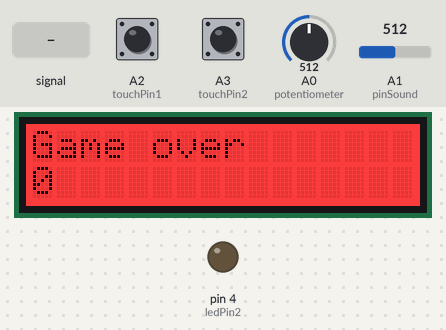
The sketch below on a simulated Arduino Uno, built with avr-gcc and run on an emulated ATmega328P. On the bench: 16×2 character LCD, output pins drawn as LEDs (lit = HIGH). The inputs (shaded band) are chosen by the test bench; at power-on: A2 (touchPin1) LOW, A0 (potentiometer) = 512, A1 (pinSound) = 512, A3 (touchPin2) LOW. Random numbers use the default seed unless the sketch sets one.

Above: at 1.2 s.
1.3 s: A2 (touchPin1) pulled HIGH for 0.15 s
At 2.1 s:
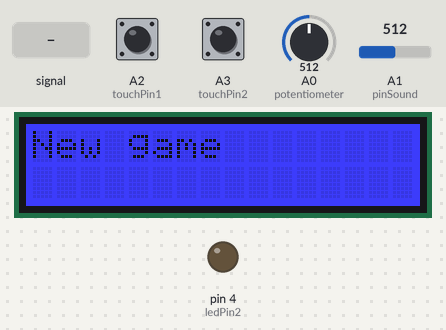
4.4 s: A0 (potentiometer) set to 540
At 5.3 s:
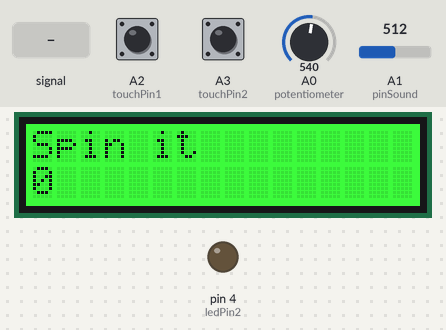
7.4 s: A1 (pinSound) fed a 200 Hz sine of ±255 counts around its level
At 8.8 s:
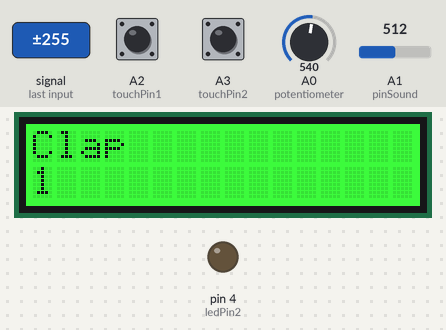
10.4 s: A1 (pinSound) set to 306
At 12.3 s:
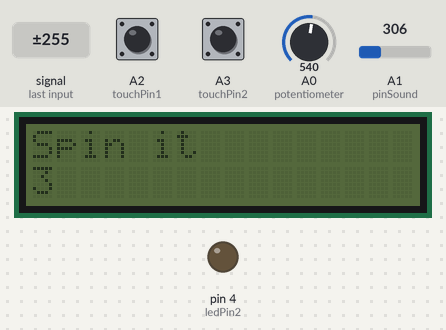
13.4 s: A2 (touchPin1) pulled HIGH for 1 s
At 17.2 s:
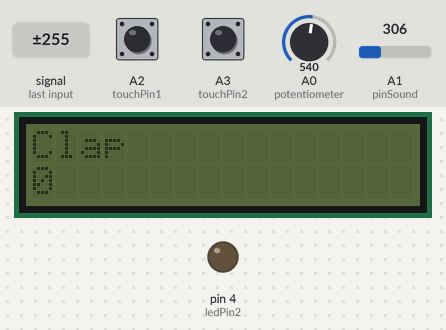
17.4 s: A2 (touchPin1) pulled HIGH for 0.15 s
At 21.4 s:
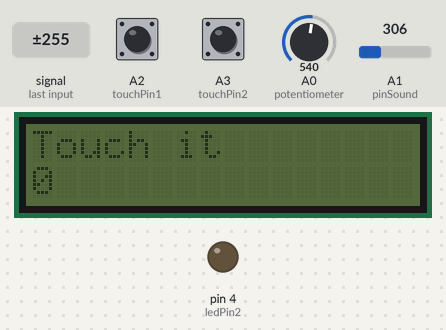
Timing chart, 0 to 22.9 s (numbered marks = the images above; inputs shaded):
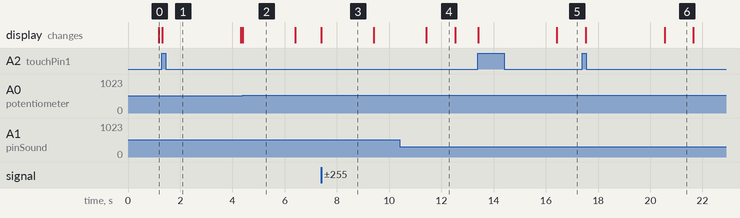

Measured:
- the behaviour switches between 532 and 533 on A0 (potentiometer) (found by bisection; images 1 and 2)
- after the input at 1.3 s, the display: changes at once (image 1)
- after the input at 13.4 s, the display: first changes at once (image 5 shows a later state)
- what the display in image 2 shows lasts 2.0 s, from 4.4 s to 6.4 s
- what the display in image 4 shows lasts 1.1 s, from 11.4 s to 12.5 s

The sketch:

IESC_bopit.ino
```cpp
// LCD RGB Backlight - into I2C below D7
// Rotary Angle Sensor(potentimeter) - into A0; used for "Spin it"
// Sound Sensor - into A1; used for "Clap", adjust variable threashold value for noisy rooms
// Touch Sensor - into A2; used for new game
// Button Sensor - inot A3; used for touch it
//
// Keep doing the action for Touch, Spin or Clap as the game may randomly choose the same action more than once

#include <Wire.h>   //does I2C
#include "rgb_lcd.h" //plug lcd into I2C below D7

//Servo groveServo; //create a object
rgb_lcd lcd;
// set background color of lcd any integer 0-255
int red= 255;
int green= 255;
int blue= 255;

int count;

int random_num;

String commands [3] = {"Touch it", "Spin it", "Clap"};

 // digital input
  const int touchPin1=A2;
  const int touchPin2=A3;
  const int pinSound = A1;               // pin of Sound Sensor

  int thresholdValue = 700;                 // the threshold to turn on or off the LED

  //digital output
  const int ledPin1=3;
  const int ledPin2=4;

  int touchState1,touchState2;
  int touchState_1_old, touchState_2_old;

  const int potentiometer = A0;                    // rotary angle sensor connect to A0


void setup() {
    // put your setup code here, to run once:
    lcd.begin(16, 2);

    // input pins - digital read
    //pinMode(touchPin1,INPUT);
    pinMode(touchPin2,INPUT);


    //output pins - digital write, pwm
    //pinMode(ledPin1,OUTPUT);
    pinMode(ledPin2,OUTPUT);
    pinMode(potentiometer, INPUT);

    Serial.begin(115200);

    count = 0;
}

int poll (int seconds){
  int timer = 0;
  int oldValue = analogRead(potentiometer);;
    while (timer < seconds * 1000){
      timer++;

      touchState2=digitalRead(touchPin2); // read input from touch sensor 2
      int value = analogRead(potentiometer);
      int sensorValue = analogRead(pinSound);   //read the sensorValue on Analog 0

      if (touchState2 == 1){
        if (random_num == 0){
          return 1;
        }
        else{
         return 0;
        }
      }
      else if (abs(value - oldValue) > 20){
        if (random_num == 1){
          return 1;
        }
        else{
          return 0;
        }
      }
      else if(sensorValue>thresholdValue){
        if (random_num == 2){
          return 1;
        }
        else{
          return 0;
        }
      }
    }
    return 0;
}

void loop() {
   lcd.setRGB(0,0,0);
   lcd.clear();
   random_num = random(0,3);
   //lcd.setCursor(0,1);
   lcd.print(commands[random_num]);
   lcd.setCursor(0,2);
   lcd.print(count);

   int success = poll(5);

   if (success){
     lcd.setRGB(0, 255, 0); //green
     count++;
   }
   else if (!success){
     lcd.setRGB(255, 0, 0); //red
     lcd.clear();
     lcd.print("Game over");
     lcd.setCursor(0,2);
     lcd.print(count);

     while(true){
       if (digitalRead(touchPin1)) {
         lcd.clear();
         lcd.print("New game");
         lcd.setRGB(0,0,255);
         count = 0;
         delay (1000);
         break;
       }
     }
   }
   delay (2000);

}
```
